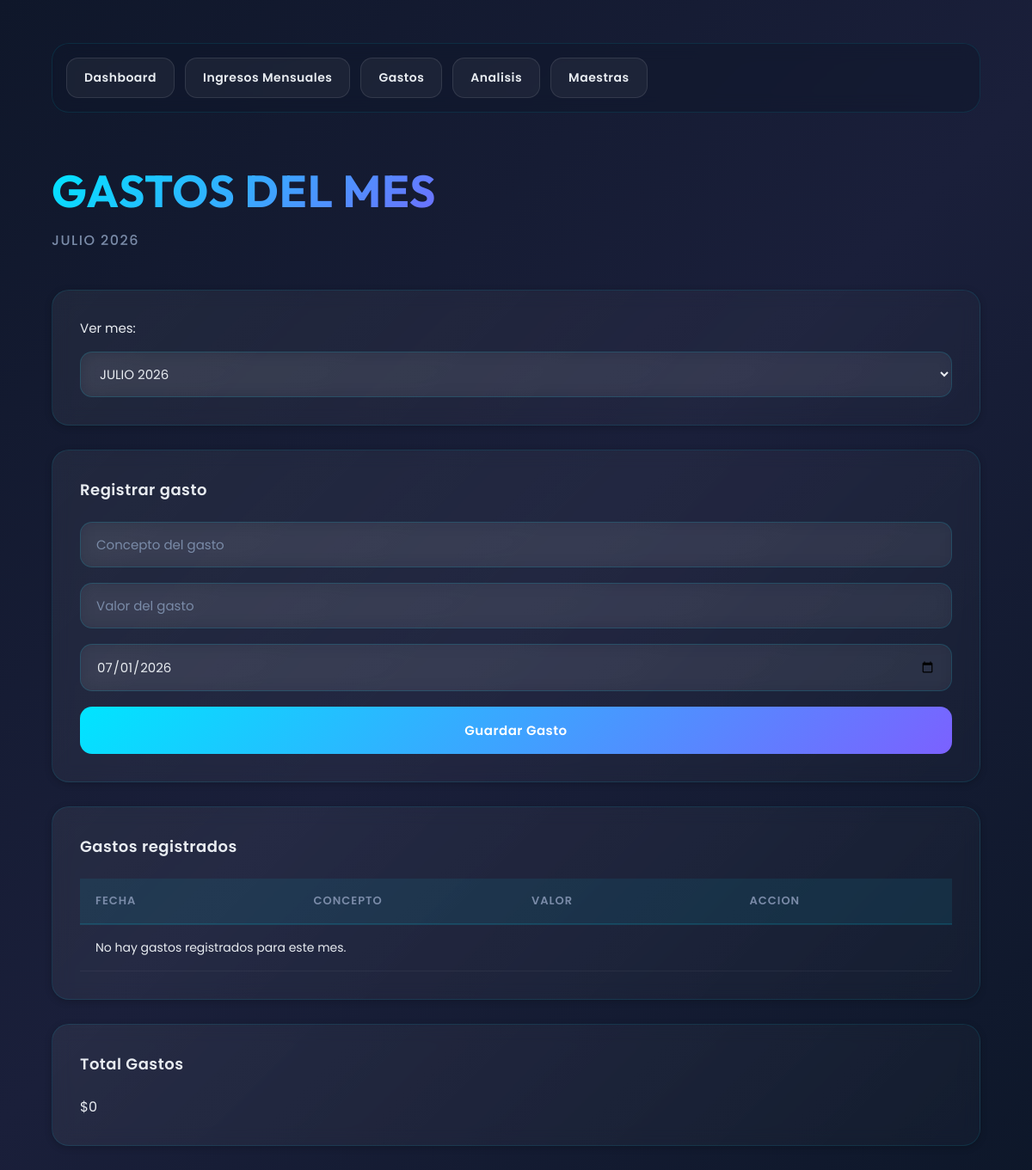
The page /gastos on the database as committed earlier.
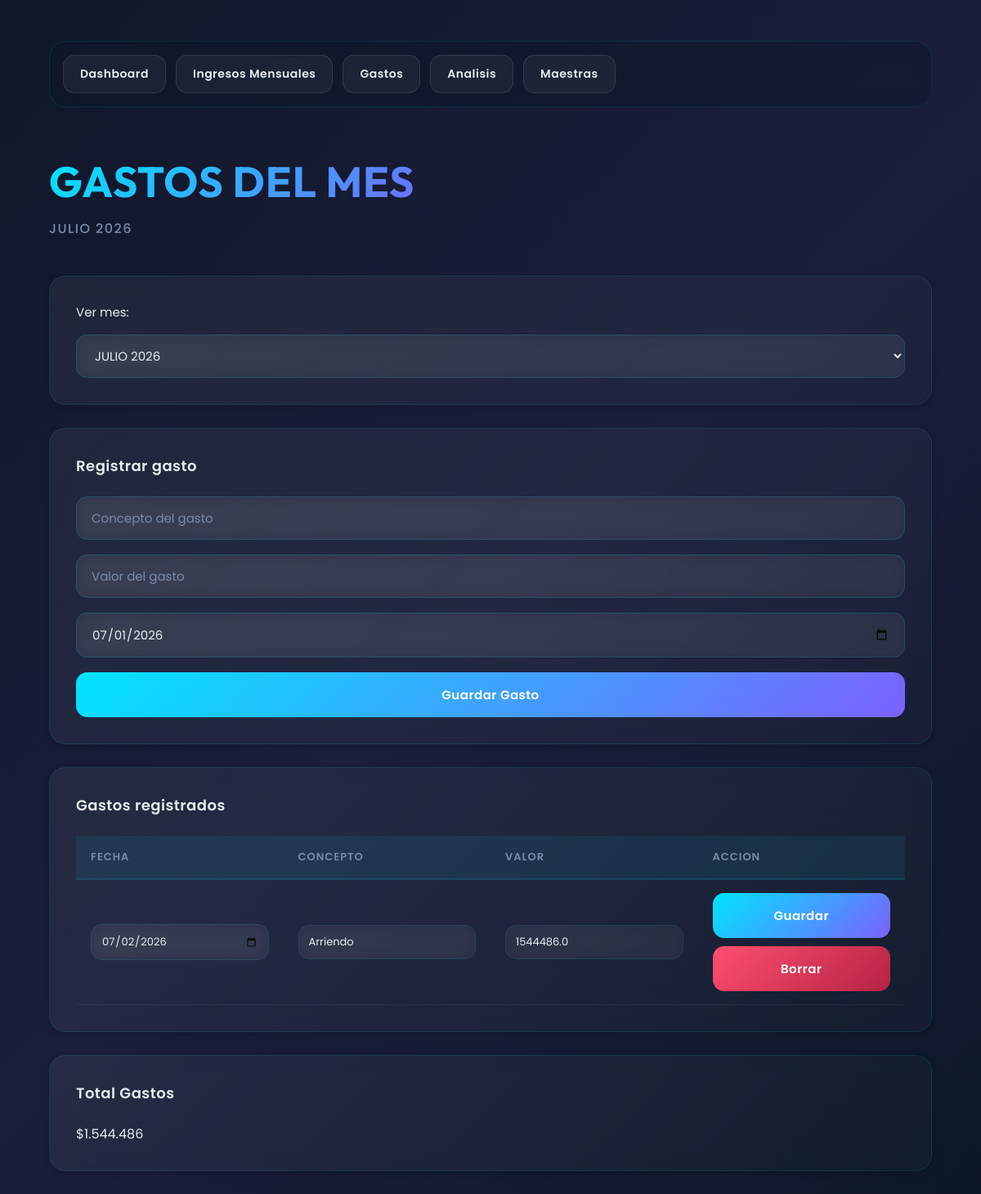
The same page on the database as committed later.
### tables this page shows
CREATE TABLE gastos (

        id INTEGER PRIMARY KEY AUTOINCREMENT,

        concepto TEXT NOT NULL,

        valor REAL NOT NULL,

        fecha TEXT NOT NULL,

        mes TEXT NOT NULL
    );

### app.py (the view)
@app.route("/gastos")
def gastos():
    conn = get_connection()
    cur = conn.cursor()
    requested_mes = request.args.get("mes")
    default_mes = format_mes_label(datetime.now())
    mes_actual = requested_mes or default_mes
    if not parse_mes_label(mes_actual):
        mes_actual = default_mes
    available_meses = build_available_meses(cur, default_mes, mes_actual)
    fecha_inicio = parse_mes_label(mes_actual).strftime("%Y-%m-%d")
    gastos = cur.execute("""
        SELECT *
        FROM gastos
        WHERE mes = ?
        ORDER BY fecha DESC
    """, (mes_actual,)).fetchall()
    total_gastos = sum(g["valor"] for g in gastos)
    conn.close()
    return render_template(
        "gastos.html",
        gastos=gastos,
        mes_actual=mes_actual,
        available_meses=available_meses,
        fecha_inicio=fecha_inicio,
        total_gastos=total_gastos
    )

### app.py (called while the page is built)
def get_connection():
    conn = sqlite3.connect(DB)
    conn.row_factory = sqlite3.Row
    return conn

def parse_mes_label(mes_label):
    if not mes_label:
        return None
    parts = mes_label.strip().upper().split()
    if len(parts) != 2:
        return None
    name, year = parts
    month = SPANISH_MONTHS.get(name) or ENGLISH_MONTHS.get(name)
    if not month:
        return None
    try:
        return datetime(int(year), month, 1)
    except ValueError:
        return None

def format_mes_label(date_obj):
    return f"{MONTH_NAMES[date_obj.month]} {date_obj.year}"

def format_pesos_colombianos(valor):
    return f"${valor:,.0f}".replace(",", ".")

def build_available_meses(cur, default_mes, extra_mes=None):
    available_meses = set()
    for row in cur.execute("SELECT mes FROM gastos").fetchall():
        if row["mes"]:
            available_meses.add(row["mes"].strip())
    for row in cur.execute("SELECT mes FROM ingresos").fetchall():
        if row["mes"]:
            available_meses.add(row["mes"].strip())
    available_meses.add(default_mes)
    if extra_mes:
        available_meses.add(extra_mes)
    return sorted(
        [m for m in available_meses if parse_mes_label(m)],
        key=lambda m: parse_mes_label(m),
        reverse=True
    )

### templates/gastos.html (shortened to what this page needs)
<!DOCTYPE html>
<html lang="es">
<head>
    <link rel="stylesheet" href="{{ url_for('static', filename='style.css') }}">
</head>
<body>
<div class="container">
    <div class="topbar">
        <a href="/">Dashboard</a>
        <a href="/ingresos_mensuales">Ingresos Mensuales</a>
        <a href="/gastos">Gastos</a>
        <a href="/analisis">Analisis</a>
        <a href="/maestras">Maestras</a>
    </div>
    <h1>GASTOS DEL MES</h1>
    <h2>{{ mes_actual }}</h2>
    <div class="box">
        <form method="GET" action="/gastos">
            <label class="month-filter">
                <span>Ver mes:</span>
                <select name="mes" onchange="this.form.submit()">
                    {% for mes in available_meses %}
                    <option value="{{ mes }}" {% if mes == mes_actual %}selected{% endif %}>
                        {{ mes }}
                    </option>
                    {% endfor %}
                </select>
            </label>
        </form>
    </div>
    <div class="box">
        <h3>Registrar gasto</h3>
        <form method="POST" action="/guardar_gasto">
            <input type="text" name="concepto" placeholder="Concepto del gasto" required>
            <input type="number" step="0.01" name="valor" placeholder="Valor del gasto" required>
            <input type="date" name="fecha" value="{{ fecha_inicio }}" required>
            <button type="submit">Guardar Gasto</button>
        </form>
    </div>
    <div class="box">
        <h3>Gastos registrados</h3>
        <table class="table-4col-inputs">
            <thead>
                <tr>
                    <th>Fecha</th>
                    <th>Concepto</th>
                    <th>Valor</th>
                    <th>Accion</th>
                </tr>
            </thead>
            <tbody>
                {% for gasto in gastos %}
                <tr>
                    <td>
                        <input form="editar-gasto-{{ gasto.id }}" type="date" name="fecha" value="{{ gasto.fecha }}" required>
                    </td>
                    <td>
                        <input form="editar-gasto-{{ gasto.id }}" type="text" name="concepto" value="{{ gasto.concepto }}" required>
                    </td>
                    <td>
                        <input form="editar-gasto-{{ gasto.id }}" type="number" step="0.01" name="valor" value="{{ gasto.valor }}" required>
                    </td>
                    <td class="actions-cell">
                        <form id="editar-gasto-{{ gasto.id }}" method="POST" action="/actualizar_gasto">
                            <button type="submit">Guardar</button>
                        </form>
                        <form method="POST" action="/borrar_gasto" onsubmit="return confirm('Borrar este gasto?');">
                            <button type="submit" class="danger-button">Borrar</button>
                        </form>
                    </td>
                </tr>
                {% else %}
                <tr>
                    <td colspan="4">No hay gastos registrados para este mes.</td>
                </tr>
                {% endfor %}
            </tbody>
        </table>
    </div>
    <div class="box">
        <h3>Total Gastos</h3>
        <p>{{ total_gastos|pesos }}</p>
    </div>
</div>
</body>
</html>

Rows that differ between the two databases and show on the page:
added gastos: fecha "07/02/2026", concepto "Arriendo", valor "1544486.0"
Other text that changed with them:
{{ total_gastos|pesos }}: "$0" → "$1.544.486"
text no longer shown: "No hay gastos registrados para este mes."
